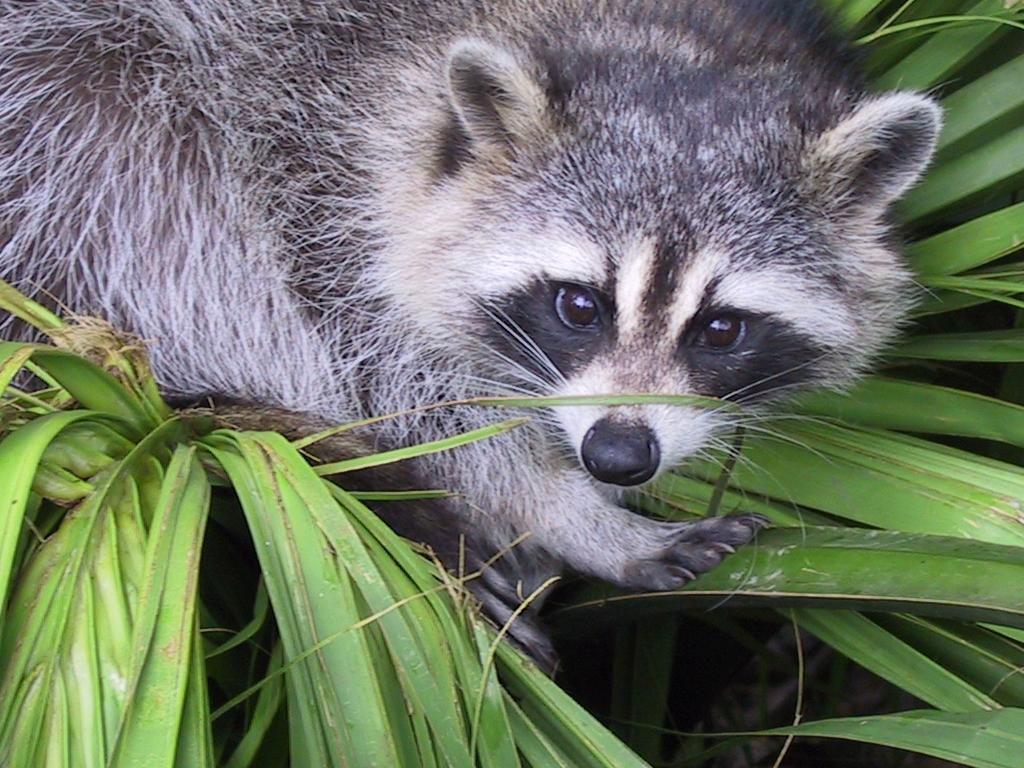
#> input picture Array/ex03/animal.jpeg, 1024 x 768 px
$ python zoom.py
#> lines starting #> are read from the running program, lines starting #| are printed output that depends on the picture
### Array/ex03/load_image.py
from PIL import Image
import numpy as np


def ft_load(path):
    """
    Load an image and print its format and pixel content in RGB format.

    Args:
    path (str): Path to the image file.

    Returns:
    numpy.ndarray: Array representing the pixel content of the image.

    """
    try:
        img = Image.open(path)
        img_array = np.array(img)
        print(f"The shape of image is: {img_array.shape}")
        return img_array

    except Exception as e:
        print(f"Error loading image: {e}")
        return None

### Array/ex03/zoom.py
from load_image import ft_load
from PIL import Image, ImageDraw, ImageFont
import os


def add_pixel_scale(image, interval=50):
    """
    Add a pixel scale to the image.
    """

    offset_x = 40
    offset_y = 5
    new_w = image.width + 30
    new_h = image.height + 30
    new_img = Image.new("RGB", (new_w, new_h + 30), color="white")
    new_img.paste(image, (offset_x, offset_y))

    # Dessine l'échelle des pixels sur l'axe x
    draw = ImageDraw.Draw(new_img)
    font = ImageFont.load_default()

    for i in range(offset_x, image.width + offset_x, interval):
        draw.line([(i, image.height + offset_y),
                   (i, image.height + offset_y + 5)], fill="black", width=2)
        if i != image.width + offset_x:
            draw.text((i - 5, image.height + 10), str(i - offset_x),
                      fill="black", font=font)

    # Dessine l'échelle des pixels sur l'axe y
    for i in range(offset_y, image.height + offset_y, interval):
        draw.line([(offset_x - 5, i), (offset_x, i)], fill="black", width=2)
        if i != image.height:
            draw.text((offset_x - 25, i - 5), str(i - offset_y),
                      fill="black", font=font)

    return new_img


def main():
    """
    Zoom in the image by cropping the image to the center 400x400 pixels.
    """
    try:
        # Load the image
        img = ft_load("animal.jpeg")
#> in ft_load, img is the input picture: PIL image 1024x768 RGB; mean R, G, B 110.7, 117.7, 102.1
#| The shape of image is: (768, 1024, 3)
        if img is None:
            return None
        print(img)
#> (printed output is left out)

        # [5 lines of commented-out code are left out]

        Zoom_numpy = img[100:500, 450:850, :1]
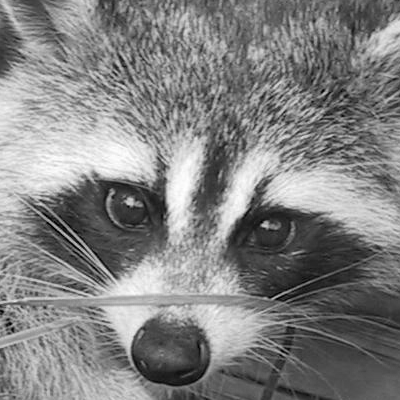
#> Zoom_numpy: shape (400, 400, 1); min 0, max 255, mean 129.9
        img2 = Image.fromarray(Zoom_numpy.squeeze())
        print(f"New shape after slicing: {Zoom_numpy.shape} or {img2.size}")
#| New shape after slicing: (400, 400, 1) or (400, 400)
        img2 = add_pixel_scale(img2)
#> in add_pixel_scale, `new_img = Image.new("RGB", (new_w, new_h + 30), color="white")`: new_img: PIL image 430x460 RGB; every value is 255
#> in add_pixel_scale, `new_img.paste(image, (offset_x, offset_y))`:
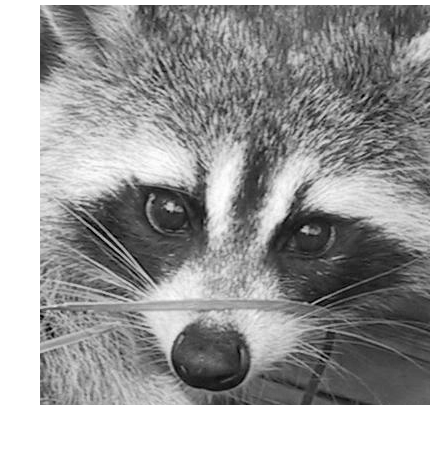
#> new_img: PIL image 430x460 RGB; min 0, max 255, mean 156.5

        img2.save("zoomed_image.jpeg")
        os.system("xdg-open zoomed_image.jpeg")
        print(Zoom_numpy)
#> (printed output is left out)

    except Exception as e:
        print(f"Error zooming image: {e}")
        return None


if __name__ == "__main__":
    main()
